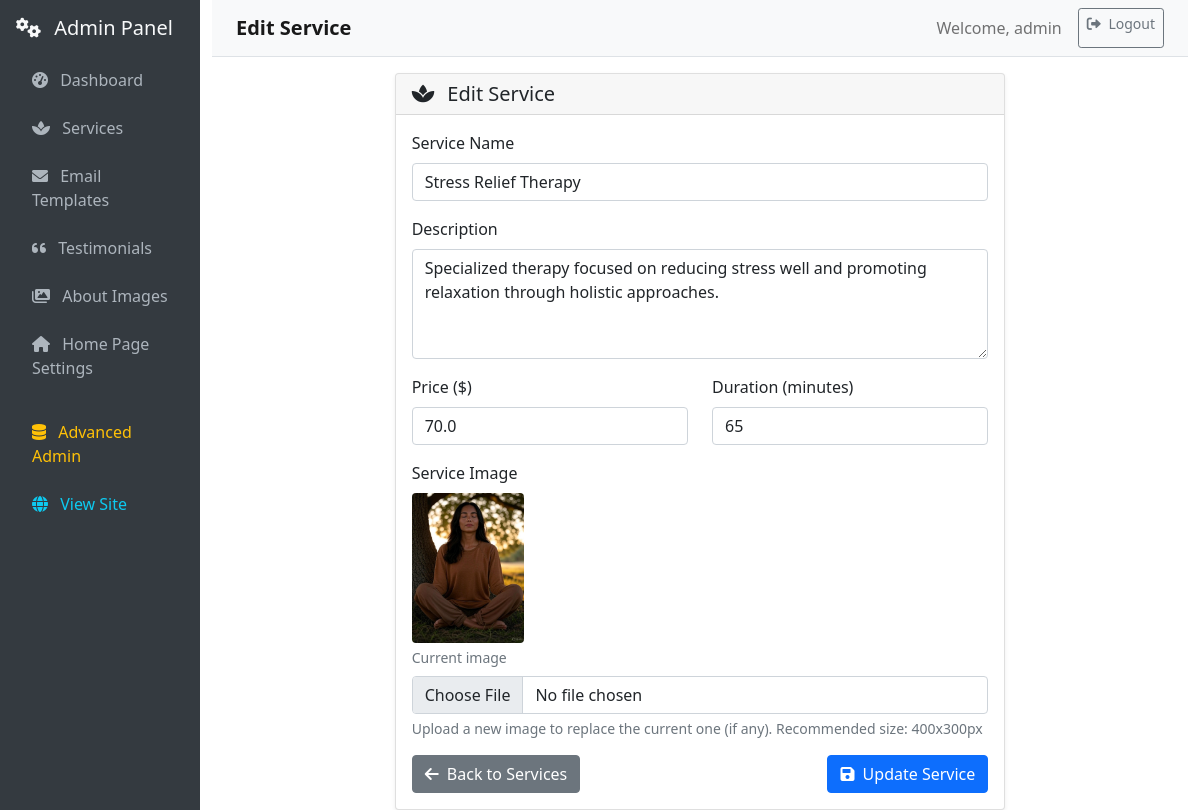
The page /admin/services/edit/2 (signed in) on the database as committed earlier.
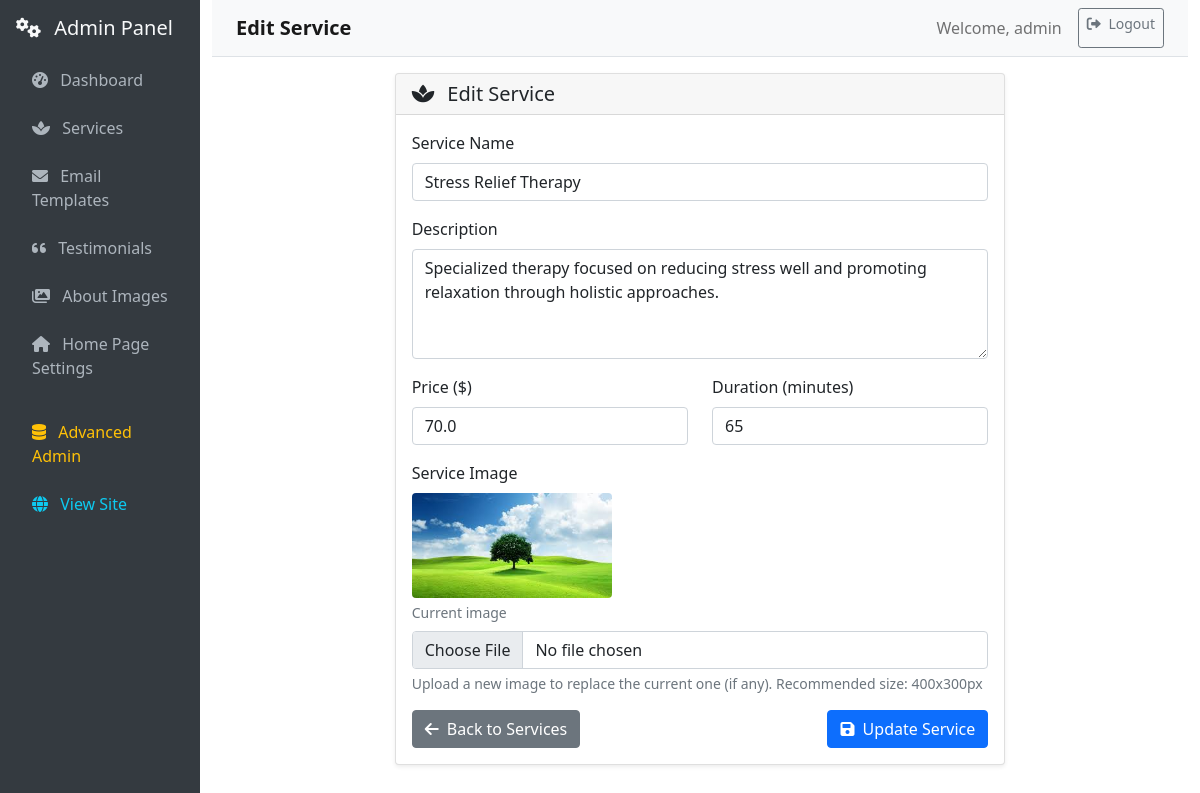
The same page on the database as committed later.
### db/models.py (models this page shows, shortened)
class User(db.Model, UserMixin):
    __tablename__ = 'users'
    id = db.Column(db.Integer, primary_key=True, autoincrement=True)
    is_paid = db.Column(db.Boolean, default=False)
    username = db.Column(db.String(80), nullable=False, unique=True)
    email = db.Column(db.String(120), nullable=False, unique=True)
    password = db.Column(db.String(128), nullable=False)
    role_id = db.Column(db.Integer, db.ForeignKey('roles.id'), nullable=False)
    role = db.relationship('Role', backref=db.backref('users', lazy=True))
    created_at = db.Column(db.DateTime, default=db.func.now())
    updated_at = db.Column(db.DateTime, default=db.func.now(), onupdate=db.func.now())

class Service(db.Model):
    __tablename__ = "services"
    id = db.Column(db.Integer, primary_key=True)
    name = db.Column(db.String(100), nullable=False)
    description = db.Column(db.Text, nullable=True)
    price = db.Column(db.Float, nullable=False)
    duration = db.Column(db.Integer, nullable=False)  # Duration in minutes
    image_path = db.Column(db.String(255), nullable=True)  # Path to service image

### routes/admin.py (the view, shortened to what this page needs)
@admin_bp.route('/services/edit/<int:service_id>', methods=['GET', 'POST'])
@admin_required
def edit_service(service_id):
    service = Service.query.get_or_404(service_id)
    return render_template('admin/edit_service.html', service=service)

### app_factory.py (called while the page is built)
def initialize_extensions(app):
    db.init_app(app)
    migrate = Migrate(app, db)
    babel = Babel(app)
    mail = Mail(app)
    app.mail = mail  # Make mail available globally for blueprints
    login_manager = LoginManager()
    login_manager.init_app(app)
    @login_manager.user_loader
    def load_user(user_id):
        return User.query.get(int(user_id))
    try:
        from flask_cors import CORS
        CORS(app, supports_credentials=True)
        print("✅ CORS enabled")
    except ImportError:
        print("⚠️ Flask-CORS not installed. Skipping...")
    from utils.admin_setup import setup_admin
    setup_admin(app)

### routes/admin.py (called while the page is built)
def admin_required(f):
    @wraps(f)
    @login_required
    def decorated_function(*args, **kwargs):
        if not current_user.is_authenticated or current_user.role.name != 'admin':
            flash('Admin access required.', 'error')
            return redirect(url_for('main.home'))
        return f(*args, **kwargs)
    return decorated_function

### templates/admin/edit_service.html (shortened to what this page needs)
{% extends "admin/base.html" %}
{% block page_title %}{{ 'Edit Service' if service else 'Create New Service' }}{% endblock %}
{% block content %}
<div class="row">
    <div class="col-md-8 offset-md-2">
        <div class="card">
            <div class="card-header">
                <h5 class="mb-0">
                    <i class="fas fa-spa me-2"></i>
                    {{ 'Edit Service' if service else 'Create New Service' }}
                </h5>
            </div>
            <div class="card-body">
                <form method="POST" enctype="multipart/form-data">
                    <div class="mb-3">
                        <label for="name" class="form-label">Service Name</label>
                        <input type="text" class="form-control" id="name" name="name"
                               value="{{ service.name if service else '' }}" required>
                    </div>
                    <div class="mb-3">
                        <label for="description" class="form-label">Description</label>
                        <textarea class="form-control" id="description" name="description"
                                  rows="4" placeholder="Describe the service and its benefits...">{{ service.description if service else '' }}</textarea>
                    </div>
                    <div class="row">
                        <div class="col-md-6">
                            <div class="mb-3">
                                <label for="price" class="form-label">Price ($)</label>
                                <input type="number" class="form-control" id="price" name="price"
                                       step="0.01" min="0" value="{{ service.price if service else '' }}" required>
                            </div>
                        </div>
                        <div class="col-md-6">
                            <div class="mb-3">
                                <label for="duration" class="form-label">Duration (minutes)</label>
                                <input type="number" class="form-control" id="duration" name="duration"
                                       min="1" value="{{ service.duration if service else '' }}" required>
                            </div>
                        </div>
                    </div>
                    <div class="mb-3">
                        <label for="image" class="form-label">Service Image</label>
                        {% if service and service.image_path %}
                        <div class="mb-2">
                            <img src="{{ url_for('static', filename=service.image_path) }}"
                                 alt="Current image" class="preview-image rounded">
                            <div class="text-muted small mt-1">Current image</div>
                        </div>
                        {% endif %}
                        <input type="file" class="form-control" id="image" name="image"
                               accept="image/*" onchange="previewImage(this)">
                        <div class="form-text">Upload a new image to replace the current one (if any). Recommended size: 400x300px</div>
                    </div>
                    <div class="d-flex justify-content-between">
                        <a href="{{ url_for('admin_panel.admin_services') }}" class="btn btn-secondary">
                            <i class="fas fa-arrow-left me-1"></i>
                            Back to Services
                        </a>
                        <button type="submit" class="btn btn-primary">
                            <i class="fas fa-save me-1"></i>
                            {{ 'Update Service' if service else 'Create Service' }}
                        </button>
                    </div>
                </form>
            </div>
        </div>
    </div>
</div>
{% endblock %}

### templates/admin/base.html (shortened to what this page needs)
<!DOCTYPE html>
<html lang="en">
<head>
    <link href="https://cdn.jsdelivr.net/npm/bootstrap@5.1.3/dist/css/bootstrap.min.css" rel="stylesheet">
    <link href="https://cdnjs.cloudflare.com/ajax/libs/font-awesome/6.0.0/css/all.min.css" rel="stylesheet">
</head>
<body>
    <div class="container-fluid">
        <div class="row">
            <nav class="col-md-3 col-lg-2 sidebar p-3">
                <div class="mb-3">
                    <h5 class="text-light">
                        <i class="fas fa-cogs me-2"></i>
                        Admin Panel
                    </h5>
                </div>
                <ul class="nav flex-column">
                    <li class="nav-item">
                        <a class="nav-link {% if request.endpoint == 'admin_panel.admin_panel' %}active{% endif %}"
                           href="{{ url_for('admin_panel.admin_panel') }}">
                            <i class="fas fa-tachometer-alt me-2"></i>
                            Dashboard
                        </a>
                    </li>
                    <li class="nav-item">
                        <a class="nav-link {% if request.endpoint == 'admin_panel.admin_services' %}active{% endif %}"
                           href="{{ url_for('admin_panel.admin_services') }}">
                            <i class="fas fa-spa me-2"></i>
                            Services
                        </a>
                    </li>
                    <li class="nav-item">
                        <a class="nav-link {% if request.endpoint == 'admin_panel.admin_emails' %}active{% endif %}"
                           href="{{ url_for('admin_panel.admin_emails') }}">
                            <i class="fas fa-envelope me-2"></i>
                            Email Templates
                        </a>
                    </li>
                    <li class="nav-item">
                        <a class="nav-link {% if request.endpoint == 'admin_panel.admin_testimonials' %}active{% endif %}"
                           href="{{ url_for('admin_panel.admin_testimonials') }}">
                            <i class="fas fa-quote-left me-2"></i>
                            Testimonials
                        </a>
                    </li>
                    <li class="nav-item">
                        <a class="nav-link {% if request.endpoint in ['admin_panel.admin_about_images', 'admin_panel.edit_about_image', 'admin_panel.create_about_image'] %}active{% endif %}"
                           href="{{ url_for('admin_panel.admin_about_images') }}">
                            <i class="fas fa-images me-2"></i>
                            About Images
                        </a>
                    </li>
                    <li class="nav-item">
                        <a class="nav-link {% if request.endpoint == 'admin_panel.admin_settings' %}active{% endif %}"
                           href="{{ url_for('admin_panel.admin_settings') }}">
                            <i class="fas fa-home me-2"></i>
                            Home Page Settings
                        </a>
                    </li>
                    <li class="nav-item mt-3">
                        <a class="nav-link text-warning" href="/admin/">
                            <i class="fas fa-database me-2"></i>
                            Advanced Admin
                        </a>
                    </li>
                    <li class="nav-item">
                        <a class="nav-link text-info" href="{{ url_for('main.home') }}">
                            <i class="fas fa-globe me-2"></i>
                            View Site
                        </a>
                    </li>
                </ul>
            </nav>
            <main class="col-md-9 col-lg-10 main-content">
                <nav class="navbar navbar-expand-lg navbar-light bg-light border-bottom">
                    <div class="container-fluid">
                        <span class="navbar-brand mb-0 h1">
                            {% block page_title %}Admin Panel{% endblock %}
                        </span>
                        <div class="navbar-nav ms-auto">
                            <span class="navbar-text me-3">
                                Welcome, {{ current_user.username }}
                            </span>
                            <a class="btn btn-outline-secondary btn-sm" href="/api/logout" onclick="handleLogout(event)">
                                <i class="fas fa-sign-out-alt me-1"></i>
                                Logout
                            </a>
                        </div>
                    </div>
                </nav>
                <div class="container-fluid mt-3">
                    {% block content %}{% endblock %}
                </div>
            </main>
        </div>
    </div>
</body>
</html>

### templates/admin/base.html (style rules this page uses)
.sidebar { min-height: 100vh; background: #343a40; }
.sidebar .nav-link { color: #adb5bd; border-radius: 0.25rem; margin: 0.25rem 0; }
.main-content { min-height: 100vh; }
.navbar-brand { font-weight: bold; }
.card { box-shadow: 0 0.125rem 0.25rem rgba(0, 0, 0, 0.075); border: 1px solid rgba(0, 0, 0, 0.125); }
.preview-image { max-width: 200px; max-height: 150px; object-fit: cover; }

Rows that differ between the two databases and show on the page:
changed Service "Stress Relief Therapy": image_path: a different picture
